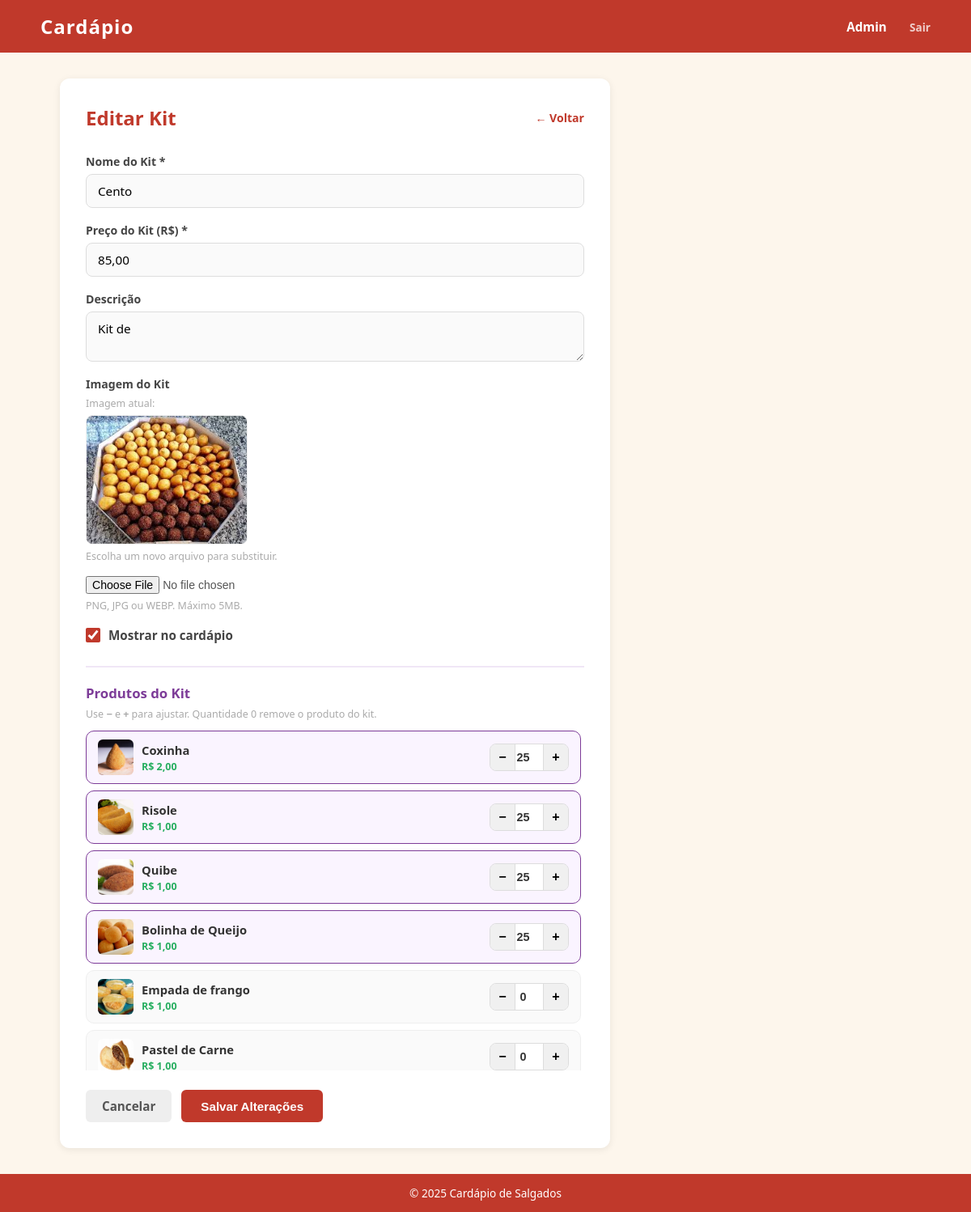
The page /admin/kit/editar/1 (signed in) on the database its author committed.
### app.py (models this page shows)
class Kit(db.Model):
    id = db.Column(db.Integer, primary_key=True)
    nome = db.Column(db.String(100), nullable=False)
    descricao = db.Column(db.Text, nullable=True)
    preco = db.Column(db.String(20), nullable=False)
    imagem = db.Column(db.String(200), nullable=True)
    visivel = db.Column(db.Boolean, default=True)
    itens = db.relationship('KitItem', backref='kit', cascade='all, delete-orphan')

class Produto(db.Model):
    id = db.Column(db.Integer, primary_key=True)
    nome = db.Column(db.String(100), nullable=False)
    descricao = db.Column(db.Text, nullable=True)
    preco = db.Column(db.String(20), nullable=False)
    categoria = db.Column(db.String(50), nullable=False)
    imagem = db.Column(db.String(200), nullable=True)
    visivel = db.Column(db.Boolean, default=True)
    estoque = db.Column(db.Integer, nullable=True, default=None)

### app.py (the view, shortened to what this page needs)
@app.route('/admin/kit/editar/<int:id>', methods=['GET', 'POST'])
@login_necessario
def editar_kit(id):
    kit = Kit.query.get_or_404(id)
    produtos = Produto.query.all()
    qtds_atuais = {item.produto_id: item.quantidade for item in kit.itens}
    return render_template('editar_kit.html', kit=kit, produtos=produtos, qtds_atuais=qtds_atuais)

### app.py (called while the page is built)
def login_necessario(f):
    @wraps(f)
    def verificar(*args, **kwargs):
        if not session.get('admin_logado'):
            return redirect(url_for('login'))
        return f(*args, **kwargs)
    return verificar

### templates/editar_kit.html (shortened to what this page needs)
{% extends 'index.html' %}
{% block conteudo %}
<div class="form-container" style="max-width:680px">
    <div class="form-titulo">
        <h2>Editar Kit</h2>
        <a href="{{ url_for('admin') }}" class="voltar">← Voltar</a>
    </div>
    <form method="POST" action="{{ url_for('editar_kit', id=kit.id) }}" enctype="multipart/form-data">
        <div class="form-group">
            <label for="nome">Nome do Kit *</label>
            <input type="text" id="nome" name="nome" value="{{ kit.nome }}" required>
        </div>
        <div class="form-group">
            <label for="preco">Preço do Kit (R$) *</label>
            <input type="text" id="preco" name="preco" value="{{ kit.preco }}" required>
        </div>
        <div class="form-group">
            <label for="descricao">Descrição</label>
            <textarea id="descricao" name="descricao" rows="2">{{ kit.descricao or '' }}</textarea>
        </div>
        <div class="form-group">
            <label>Imagem do Kit</label>
            {% if kit.imagem %}
            <div class="imagem-atual">
                <p class="hint">Imagem atual:</p>
                <img src="{{ url_for('static', filename='uploads/' + kit.imagem) }}"
                     alt="{{ kit.nome }}" class="preview-atual">
                <p class="hint">Escolha um novo arquivo para substituir.</p>
            </div>
            {% endif %}
            <input type="file" name="imagem" accept=".jpg,.jpeg,.png,.webp">
            <span class="hint">PNG, JPG ou WEBP. Máximo 5MB.</span>
        </div>
        <div class="form-group form-check">
            <input type="checkbox" id="visivel" name="visivel" {{ 'checked' if kit.visivel }}>
            <label for="visivel">Mostrar no cardápio</label>
        </div>
        <div class="kit-secao">
            <h3 class="kit-secao-titulo">Produtos do Kit</h3>
            <p class="hint" style="margin-bottom:12px">
                Use <strong>−</strong> e <strong>+</strong> para ajustar. Quantidade 0 remove o produto do kit.
            </p>
            <div class="kit-produto-lista">
                {% for p in produtos %}
                {% set qtd_atual = qtds_atuais.get(p.id, 0) %}
                <div class="kit-produto-row {{ 'kit-row-ativo' if qtd_atual > 0 }}">
                    <div class="kit-prod-info">
                        {% if p.imagem %}
                            <img src="{{ url_for('static', filename='uploads/' + p.imagem) }}"
                                 alt="{{ p.nome }}" class="kit-mini-thumb">
                        {% else %}
                            <div class="kit-mini-thumb kit-sem-foto"></div>
                        {% endif %}
                        <div>
                            <strong>{{ p.nome }}</strong>
                            <span class="kit-preco-ref">R$ {{ p.preco }}</span>
                        </div>
                    </div>
                    <div class="kit-qtd-ctrl">
                        <button type="button" class="qtd-btn" onclick="decrementarKit(this)">−</button>
                        <input type="number" name="prod_{{ p.id }}" value="{{ qtd_atual }}" min="0"
                               class="kit-qtd-input" readonly>
                        <button type="button" class="qtd-btn" onclick="incrementarKit(this)">+</button>
                    </div>
                </div>
                {% endfor %}
            </div>
        </div>
        <div class="form-actions">
            <a href="{{ url_for('admin') }}" class="btn btn-cancelar">Cancelar</a>
            <button type="submit" class="btn btn-salvar">Salvar Alterações</button>
        </div>
    </form>
</div>
{% endblock %}

### static/css/style.css (style rules this page uses)
* { margin: 0; padding: 0; box-sizing: border-box; }
body { font-family: 'Segoe UI', Tahoma, Geneva, Verdana, sans-serif; background-color: #fdf6ec; color: #333; display: flex; flex-direction: column; min-height: 100vh; }
.btn { display: inline-block; padding: 7px 14px; border-radius: 6px; font-size: 0.82rem; font-weight: 600; border: none; cursor: pointer; text-decoration: none; transition: opacity 0.2s, background-color 0.2s; white-space: nowrap; }
.btn-salvar { background-color: #c0392b; color: white; padding: 10px 24px; font-size: 0.95rem; }
.btn-cancelar { background-color: #eee; color: #555; padding: 10px 20px; font-size: 0.95rem; }
.form-container { background: white; border-radius: 12px; padding: 32px; max-width: 560px; box-shadow: 0 2px 10px rgba(0,0,0,0.08); }
.form-titulo { display: flex; justify-content: space-between; align-items: center; margin-bottom: 28px; }
.form-titulo h2 { color: #c0392b; font-size: 1.5rem; }
.voltar { font-size: 0.88rem; color: #c0392b; text-decoration: none; font-weight: 600; }
.form-group { margin-bottom: 18px; display: flex; flex-direction: column; gap: 6px; }
.form-group label { font-weight: 600; font-size: 0.88rem; color: #444; }
.form-group input[type="text"], .form-group select, .form-group textarea { border: 1px solid #ddd; border-radius: 8px; padding: 10px 14px; font-size: 0.95rem; font-family: inherit; outline: none; transition: border-color 0.2s; background: #fafafa; }
.form-group input[type="file"] { font-size: 0.88rem; color: #555; }
.hint { font-size: 0.78rem; color: #aaa; }
.form-check { flex-direction: row; align-items: center; gap: 10px; }
.form-check input[type="checkbox"] { width: 18px; height: 18px; cursor: pointer; accent-color: #c0392b; }
.form-check label { font-size: 0.95rem; cursor: pointer; }
.form-actions { display: flex; gap: 12px; margin-top: 24px; }
.preview-box img, .preview-atual { max-width: 200px; max-height: 160px; object-fit: cover; border-radius: 8px; border: 1px solid #eee; display: block; }
.imagem-atual { display: flex; flex-direction: column; gap: 6px; margin-bottom: 10px; }
.qtd-btn { width: 30px; height: 30px; border: 1px solid #ddd; background: white; border-radius: 6px; font-size: 1rem; font-weight: 700; cursor: pointer; display: flex; align-items: center; justify-content: center; transition: background 0.15s; }
.kit-secao { margin-top: 28px; border-top: 2px solid #f0e6f6; padding-top: 20px; }
.kit-secao-titulo { font-size: 1.05rem; color: #7d3c98; margin-bottom: 6px; }
.kit-produto-lista { display: flex; flex-direction: column; gap: 8px; max-height: 420px; overflow-y: auto; padding-right: 4px; }
.kit-produto-row { display: flex; align-items: center; justify-content: space-between; padding: 10px 14px; border-radius: 10px; border: 1px solid #eee; background: #fafafa; transition: border-color 0.2s, background 0.2s; gap: 12px; }
.kit-row-ativo { border-color: #7d3c98; background: #faf4ff; }
.kit-prod-info { display: flex; align-items: center; gap: 10px; flex: 1; min-width: 0; }
.kit-prod-info > div { display: flex; flex-direction: column; gap: 2px; min-width: 0; }
.kit-prod-info strong { font-size: 0.92rem; white-space: nowrap; overflow: hidden; text-overflow: ellipsis; }
.kit-preco-ref { font-size: 0.78rem; color: #27ae60; font-weight: 600; }
.kit-mini-thumb { width: 44px; height: 44px; object-fit: cover; border-radius: 6px; flex-shrink: 0; }
.kit-qtd-ctrl { display: flex; align-items: center; gap: 0; border: 1px solid #ddd; border-radius: 8px; overflow: hidden; flex-shrink: 0; }
.kit-qtd-ctrl .qtd-btn { width: 30px; height: 32px; border: none; background: #f0f0f0; font-size: 1rem; font-weight: 700; cursor: pointer; transition: background 0.15s; border-radius: 0; }
.kit-qtd-input { width: 36px; height: 32px; border: none; border-left: 1px solid #ddd; border-right: 1px solid #ddd; text-align: center; font-size: 0.9rem; font-weight: 700; background: white; color: #333; }

### rows shown on the page
Kit: nome "Cento", preco "85,00", descricao "Kit de", imagem (picture)
Produto: imagem (picture), nome "Coxinha", preco "2,00", qtd_atual "25"
Produto: imagem (picture), nome "Risole", preco "1,00", qtd_atual "25"
Produto: imagem (picture), nome "Quibe", preco "1,00", qtd_atual "25"
Produto: imagem (picture), nome "Bolinha de Queijo", preco "1,00", qtd_atual "25"
Produto: imagem (picture), nome "Empada de frango", preco "1,00", qtd_atual "0"
Produto: imagem (picture), nome "Pastel de Carne", preco "1,00", qtd_atual "0"
